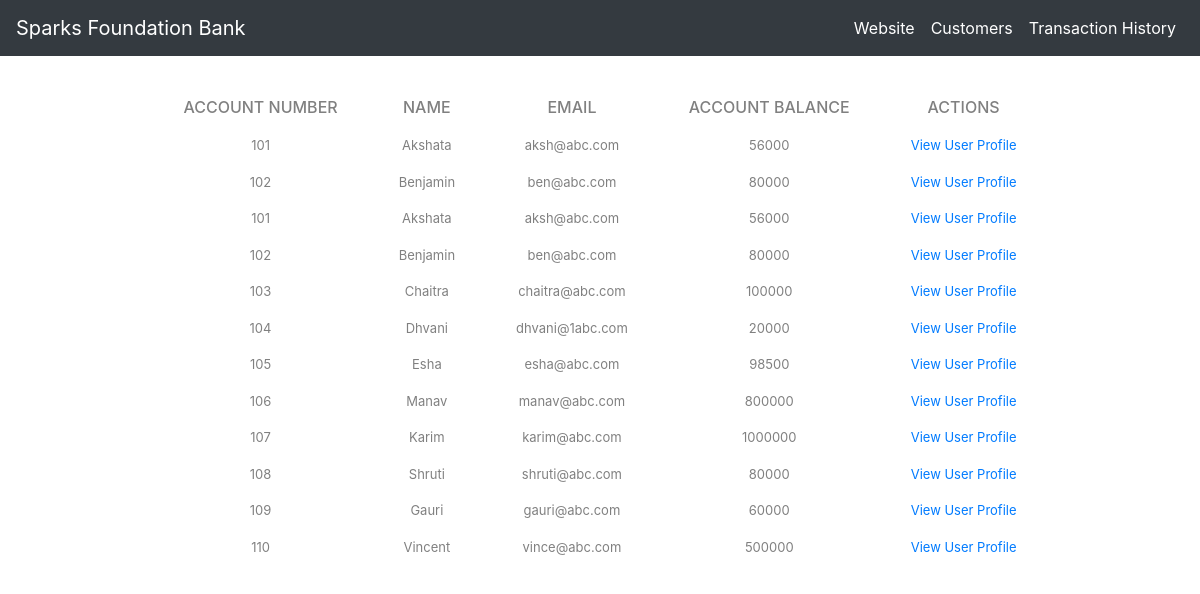
The page /users.php on the database its author committed.
### tables this page shows
CREATE TABLE `users` (
  `account_number` int(10) NOT NULL,
  `account_type` varchar(10) NOT NULL,
  `name` varchar(255) NOT NULL,
  `email` varchar(100) NOT NULL,
  `phone` bigint(11) NOT NULL,
  `address` text NOT NULL,
  `balance` double NOT NULL
);

### users.php (the view, shortened to what this page needs)
<!DOCTYPE html>
<html lang="en">
<head>
    <?php include 'links.php' ?>
</head>
<body>
<?php include "nav.php" ?>
    <main>
        <div>
            <table>
                <thead>
                    <tr>
                        <th>Account Number</th>
                        <th>Name</th>
                        <th>Email</th>
                        <th>Account Balance</th>
                        <th>Actions</th>
                    </tr>
                </thead>
                <tbody>
                    <?php
                        $query ="SELECT * FROM users";
                        $res = mysqli_query($conn, $query);
                        while($row = mysqli_fetch_array($res)){
                    ?>
                    <tr>
                        <td><?php echo $row["account_number"] ?></td>
                        <td><?php echo $row["name"] ?></td>
                        <td><?php echo $row["email"] ?></td>
                        <td><?php echo $row["balance"] ?></td>
                        <td><a href="./viewUsers.php?number=<?php echo $row["account_number"] ?> <class=" btn btn-dark btn-sm">View User Profile</a></td>
                    </tr>
                            <?php
                            }
                            ?>
                </tbody>
            </table>
        </div>
    </main>
</body>
</html>

### links.php (shortened to what this page needs)
<link rel="stylesheet" href="https://maxcdn.bootstrapcdn.com/bootstrap/4.5.2/css/bootstrap.min.css">
<link rel="stylesheet" href="styles.css">

### nav.php (shortened to what this page needs)
<!DOCTYPE html>
<html lang="en">
    <head>
      <?php include 'links.php' ?>
  </head>
  <body>
    <nav class="navbar navbar-expand-lg navbar-dark bg-dark">
      <a class="navbar-brand" href="index.php">Sparks Foundation Bank</a>
      <div class="collapse navbar-collapse" id="navbarSupportedContent">
        <ul class="navbar-nav ml-auto">
          <li class="nav-item active">
            <a class="nav-link" href="https://www.thesparksfoundationsingapore.org/">Website</a>
          </li>
          <li class="nav-item active">
            <a class="nav-link" href="users.php">Customers</a>
          </li>
          <li class="nav-item active">
            <a class="nav-link" href="history.php">Transaction History</a>
          </li>
        </ul>
      </div>
    </nav>
</body>
</html>

### styles.css (style rules this page uses)
* { margin: 0; padding: 0; box-sizing: border-box; }
body { background-color: white; background-repeat: no-repeat; background-position: center; background-size: cover; }
table { border-collapse: collapse; background-color: #fff; border-width: 20px; border-radius: 20px; margin: auto; margin-top: 30px; }
th, td { border: 1px solid #fff; padding: 8px 30px; text-align: center; color: grey; }
th { text-transform: uppercase; font-weight: 500; text-align: center; }
td { font-size: 13px; }

### rows shown on the page
users: account_number "101", name "Akshata", email "aksh@abc.com", balance "56000"
users: account_number "102", name "Benjamin", email "ben@abc.com", balance "80000"
users: account_number "101", name "Akshata", email "aksh@abc.com", balance "56000"
users: account_number "102", name "Benjamin", email "ben@abc.com", balance "80000"
users: account_number "103", name "Chaitra", email "chaitra@abc.com", balance "100000"
users: account_number "104", name "Dhvani", email "dhvani@1abc.com", balance "20000"
users: account_number "105", name "Esha", email "esha@abc.com", balance "98500"
users: account_number "106", name "Manav", email "manav@abc.com", balance "800000"
users: account_number "107", name "Karim", email "karim@abc.com", balance "1000000"
users: account_number "108", name "Shruti", email "shruti@abc.com", balance "80000"
users: account_number "109", name "Gauri", email "gauri@abc.com", balance "60000"
users: account_number "110", name "Vincent", email "vince@abc.com", balance "500000"
